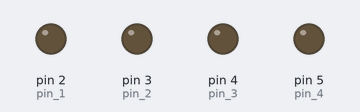
Simulated run of this sketch. Board: Arduino Uno, built with avr-gcc and run on an emulated ATmega328P. Shown: output pins drawn as LEDs (lit = HIGH).

Above: at 0.2 s.
At 1.2 s:
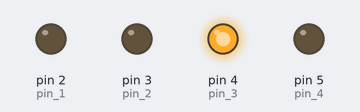
At 2.2 s:
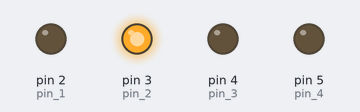
At 4.2 s:
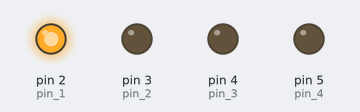
At 6.2 s:
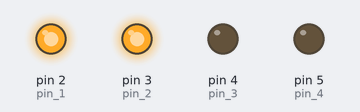
At 8.2 s:
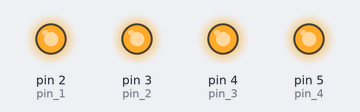
Timing chart, 0 to 11.7 s (numbered marks = the images above):
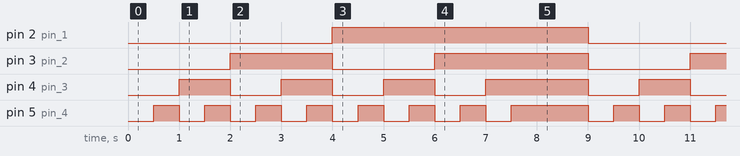

The sketch:

Binary-Counter-SourceCode.ino
```cpp
int pin_1=2;
int pin_2=3;
int pin_3=4;
int pin_4=5;

int main_delay=1500;

int middle_delay=500;

void setup(){
    pinMode(pin_1,OUTPUT);
    pinMode(pin_2,OUTPUT);
    pinMode(pin_3,OUTPUT);
    pinMode(pin_4,OUTPUT);
}

void loop(){
    digitalWrite(pin_1,LOW);
    digitalWrite(pin_2,LOW);
    digitalWrite(pin_3,LOW);
    digitalWrite(pin_4,LOW);

    delay(middle_delay);

    digitalWrite(pin_1,LOW);
    digitalWrite(pin_2,LOW);
    digitalWrite(pin_3,LOW);
    digitalWrite(pin_4,HIGH);

    delay(middle_delay);

    digitalWrite(pin_1,LOW);
    digitalWrite(pin_2,LOW);
    digitalWrite(pin_3,HIGH);
    digitalWrite(pin_4,LOW);

    delay(middle_delay);

    digitalWrite(pin_1,LOW);
    digitalWrite(pin_2,LOW);
    digitalWrite(pin_3,HIGH);
    digitalWrite(pin_4,HIGH);

    delay(middle_delay);

    digitalWrite(pin_1,LOW);
    digitalWrite(pin_2,HIGH);
    digitalWrite(pin_3,LOW);
    digitalWrite(pin_4,LOW);

    delay(middle_delay);

    digitalWrite(pin_1,LOW);
    digitalWrite(pin_2,HIGH);
    digitalWrite(pin_3,LOW);
    digitalWrite(pin_4,HIGH);

    delay(middle_delay);

    digitalWrite(pin_1,LOW);
    digitalWrite(pin_2,HIGH);
    digitalWrite(pin_3,HIGH);
    digitalWrite(pin_4,LOW);

    delay(middle_delay);

    digitalWrite(pin_1,LOW);
    digitalWrite(pin_2,HIGH);
    digitalWrite(pin_3,HIGH);
    digitalWrite(pin_4,HIGH);

    delay(middle_delay);

    digitalWrite(pin_1,HIGH);
    digitalWrite(pin_2,LOW);
    digitalWrite(pin_3,LOW);
    digitalWrite(pin_4,LOW);

    delay(middle_delay);

    digitalWrite(pin_1,HIGH);
    digitalWrite(pin_2,LOW);
    digitalWrite(pin_3,LOW);
    digitalWrite(pin_4,HIGH);

    delay(middle_delay);

    digitalWrite(pin_1,HIGH);
    digitalWrite(pin_2,LOW);
    digitalWrite(pin_3,HIGH);
    digitalWrite(pin_4,LOW);

    delay(middle_delay);

    digitalWrite(pin_1,HIGH);
    digitalWrite(pin_2,LOW);
    digitalWrite(pin_3,HIGH);
    digitalWrite(pin_4,HIGH);

    delay(middle_delay);

    digitalWrite(pin_1,HIGH);
    digitalWrite(pin_2,HIGH);
    digitalWrite(pin_3,LOW);
    digitalWrite(pin_4,LOW);

    delay(middle_delay);


    digitalWrite(pin_1,HIGH);
    digitalWrite(pin_2,HIGH);
    digitalWrite(pin_3,LOW);
    digitalWrite(pin_4,HIGH);

    delay(middle_delay);

    digitalWrite(pin_1,HIGH);
    digitalWrite(pin_2,HIGH);
    digitalWrite(pin_3,HIGH);
    digitalWrite(pin_4,LOW);

    delay(middle_delay);


    digitalWrite(pin_1,HIGH);
    digitalWrite(pin_2,HIGH);
    digitalWrite(pin_3,HIGH);
    digitalWrite(pin_4,HIGH);

    delay(main_delay);


}
```

Measured:
- by itself, pin 2 (pin_1): alternates HIGH for 5.0 s and LOW for 4.0 s
- by itself, pin 3 (pin_2): repeats every 9.0 s: LOW 2.0 s, HIGH 3.0 s, LOW 2.0 s, HIGH 2.0 s
- by itself, pin 4 (pin_3): repeats every 9.0 s: 2 × (LOW 1.0 s, HIGH 1.0 s), LOW 1.0 s, HIGH 2.0 s, LOW 1.0 s, HIGH 1.0 s
- by itself, pin 5 (pin_4): repeats every 9.0 s: 6 × (LOW 0.50 s, HIGH 0.50 s), LOW 0.50 s, HIGH 1.5 s, LOW 0.50 s, HIGH 0.50 s
